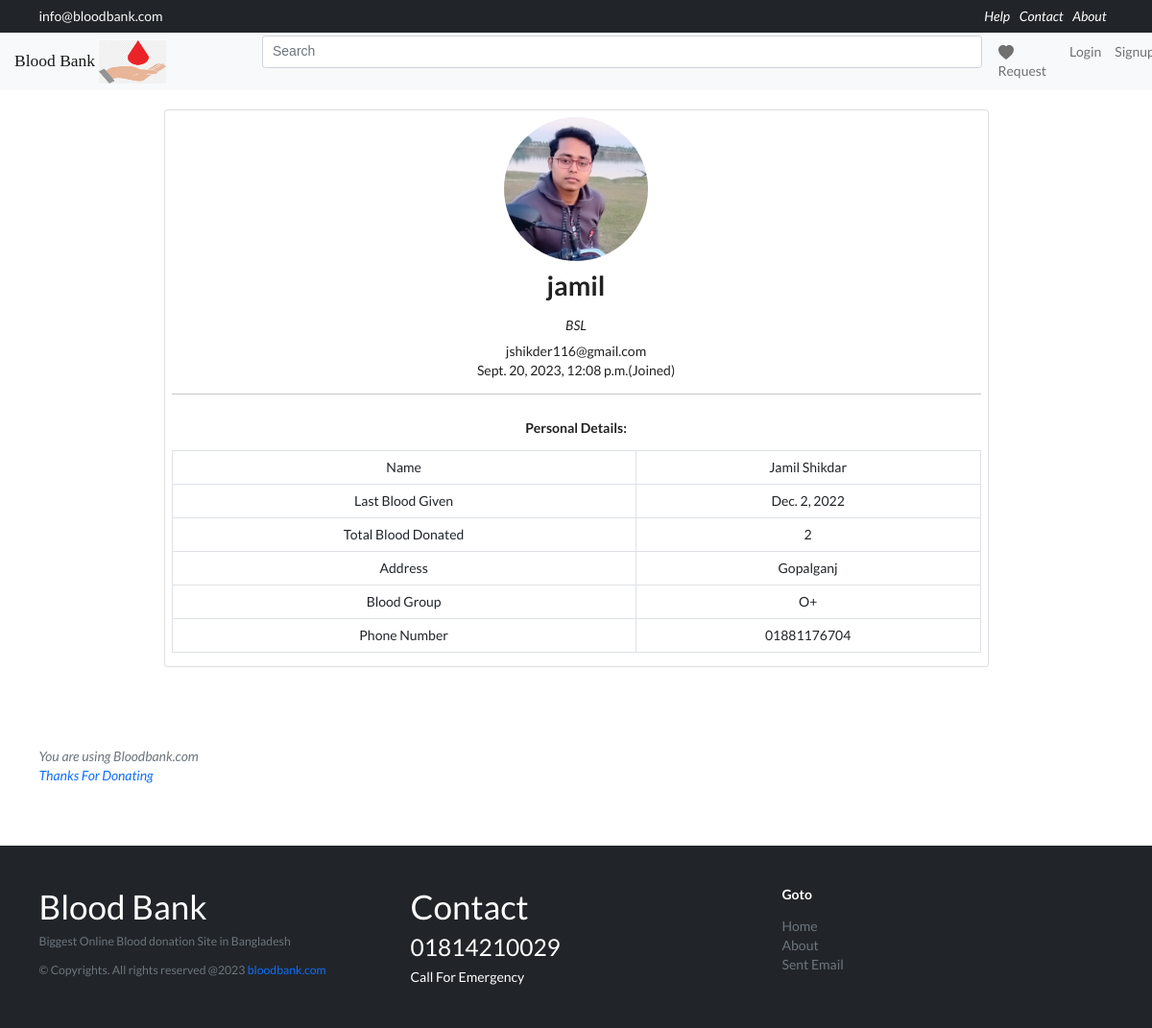
The page /profiles/9/get-profile/ on the database its author committed.
### profiles/models.py (models this page shows, shortened)
class Aprofile(models.Model):
    name = models.CharField(max_length=200, blank=True)
    bio =  models.CharField(max_length=200, blank=True)
    user = models.OneToOneField(User, on_delete=models.CASCADE)
    avatar = models.ImageField(default='avatar.png', upload_to='avatars/')
    address = models.CharField(
        max_length=15, choices=districChoice, default="Dhaka")
    phoneNum = models.BigIntegerField(default=880)
    totalDonate = models.IntegerField(default=0)
    bloodGroup = models.CharField(max_length=3,default="A+", choices=bloodGroup)
    lastGiven = models.DateField(default='2000-08-02')
    updated = models.DateTimeField(auto_now=True)
    created = models.DateTimeField(auto_now_add=True)

### accounts/models.py (models this page shows, shortened)
class User(AbstractBaseUser, PermissionsMixin):
    username = models.CharField(max_length=255, unique=True, db_index=True)
    email = models.EmailField(max_length=255, unique=True, db_index=True)
    is_verified = models.BooleanField(default=False)
    is_active = models.BooleanField(default=True)
    is_staff = models.BooleanField(default=False)
    created_at = models.DateTimeField(auto_now_add=True)
    updated_at = models.DateTimeField(auto_now=True)
    USERNAME_FIELD = 'email'
    REQUIRED_FIELDS = ['username', ]
    objects = UserManager()

### profiles/views.py (the view)
# urls.py: path('<pk>/get-profile/', getProfile, name='get-profile'),
def getProfile(request, pk):
    profile = Aprofile.objects.get(id=pk)
    context = {
        "profile": profile,
    }
    return render(request, "get-profile.html", context)

### profiles/templates/get-profile.html
{% extends 'base.html' %} {% block content%}
<div class="container" style="width: 880px">
  <div class="card">
    <img
      class="rounded-circle article-img mx-auto d-block my-2"
      style="height: 150px; width: 150px"
      src="{{profile.avatar.url}}"
    />
    <div class="card-title">
      <h1 style="text-align: center">{{profile.user.username}}</h1>
      <p style="text-align: center; font-style: italic">{{profile.bio}}</p>
    </div>
    <p1 style="text-align: center">{{profile.user.email}}</p1>
    <p1 style="text-align: center">{{profile.user.created_at}}(Joined)</p1>
    <div class="mx-2">
      <hr />
      <h5 style="text-align: center">Personal Details:</h5>
      <table class="table table-bordered" style="text-align: center">
        <tbody>
          <tr>
            <td>Name</td>
            <td>{{profile.name}}</td>
          </tr>
          <tr>
            <td>Last Blood Given</td>
            <td>{{profile.lastGiven}}</td>
          </tr>
          <tr>
            <td>Total Blood Donated</td>
            <td>{{profile.totalDonate}}</td>
          </tr>
          <tr>
            <td>Address</td>
            <td>{{profile.address}}</td>
          </tr>
          <tr>
            <td>Blood Group</td>
            <td>{{profile.bloodGroup}}</td>
          </tr>
          <tr>
            <td>Phone Number</td>
            <td>0{{profile.phoneNum}}</td>
          </tr>
        </tbody>
      </table>
    </div>
  </div>
  <br />
</div>
{% endblock content%}

### templates/main/footer.html (style rules this page uses)
body, html { height: 100%; }

### rows shown on the page
Aprofile: avatar (picture), user.username "jamil", bio "BSL", user.email "jshikder116@gmail.com", user.created_at "Sept. 20, 2023, 12:08 p.m.", name "Jamil Shikdar", lastGiven "Dec. 2, 2022", totalDonate "2", address "Gopalganj", bloodGroup "O+", phoneNum "1881176704"
